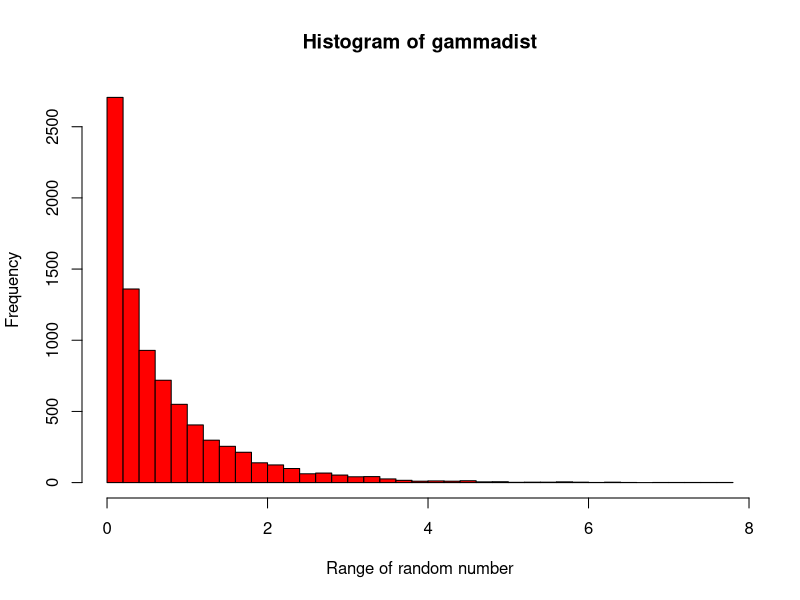

Write R code to recreate this figure.
func_a<-function(x)
{
	return(((1-exp(-0.5))^x)/(((1-exp(-0.5))^x)+(x*exp(-1)/(2^x))))
}
func_b<-function(x)
{
	return(((1-exp(-0.5))^x)+(x*exp(-1)/(2^x)))
}
NoOfRand<-10000
alpha<-0.7 # arbitrary
a<-func_a(alpha)
b<-func_b(alpha)
j<-0
gammadist<-vector("numeric")
# x(u,alpha,lambda=1); x is value of majorization function
for(i in 1:NoOfRand)
{
	u<-runif(1) # u is 1st random number
	if(u<=a)
		{x<-(-2)*log(1-((u*b)^(1/alpha)))}
	else
		{x<-(-1)*log((2^alpha)/alpha*b*(1-u))}
	v<-runif(1) # v is 2nd random number
	if(x<=1)
	{
		#acceptance condition of x (generally being v<=f(x)/(c*g(x)))
		if(v<=(((x^(alpha-1))*exp(-x/2))/((2^(alpha-1))*((1-exp(-x/2))^(alpha-1)))))
		{
			j<-j+1
			gammadist[j]=x
		}
	}
	else
	{
		#acceptance condition of x (generally being v<=f(x)/(c*g(x)))
		if(v<=(x^(alpha-1)))
		{
			j<-j+1
			gammadist[j]=x
		}
	}
}
acceptance_prob<-(j/NoOfRand)
cat("Acceptance probability =",acceptance_prob,"\n")

png(file="gamma2.png")
hist(gammadist, xlab="Range of random number", col="red", border="black", breaks=50)
dev.off()